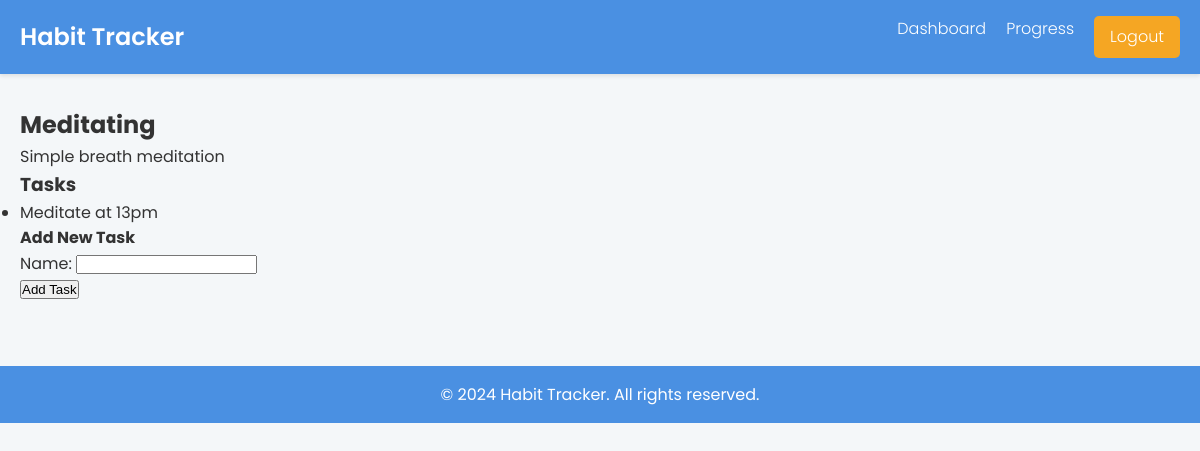
Page /habits/habit/2/ (signed in) on the committed database.
### habits/models.py (models this page shows, shortened)
class Habit(models.Model):
    user = models.ForeignKey(User, on_delete=models.CASCADE)
    name = models.CharField(max_length=100)
    description = models.TextField(blank=True)
    created_at = models.DateTimeField(auto_now_add=True)

class Task(models.Model):
    habit = models.ForeignKey(Habit, on_delete=models.CASCADE, related_name='tasks')
    name = models.CharField(max_length=100)
    completed = models.BooleanField(default=False)
    created_at = models.DateTimeField(auto_now_add=True)

### habits/views.py (the view)
# urls.py: path('habit/<int:habit_id>/', views.habit_detail, name='habit_detail'),
@login_required
def habit_detail(request, habit_id):
    habit = get_object_or_404(Habit, id=habit_id, user=request.user)
    tasks = Task.objects.filter(habit=habit)
    if request.method == 'POST':
        form = TaskForm(request.POST)
        if form.is_valid():
            task = form.save(commit=False)
            task.habit = habit
            task.save()
            messages.success(request, 'Task added successfully!')
            return redirect('habit_detail', habit_id=habit.id)
    else:
        form = TaskForm()
    return render(request, 'habits/habit_detail.html', {'habit': habit, 'tasks': tasks, 'form': form})

### habits/forms.py
class TaskForm(forms.ModelForm):
    class Meta:
        model = Task
        fields = ['name']

### templates/habits/habit_detail.html (shortened to what this page needs)
{% extends 'base.html' %}
{% block content %}
<h2>{{ habit.name }}</h2>
<p>{{ habit.description }}</p>
<h3>Tasks</h3>
<ul class="task-list">
    {% for task in tasks %}
        <li class="task-item {% if task.completed %}completed{% endif %}">
            {{ task.name }}
        </li>
    {% empty %}
        <li>No tasks yet.</li>
    {% endfor %}
</ul>
<h4>Add New Task</h4>
<form method="post">
    {{ form.as_p }}
    <button type="submit">Add Task</button>
</form>
{% endblock %}

### templates/base.html (style rules this page uses)
:root { --primary-color: #4a90e2; --secondary-color: #f5a623; --background-color: #f4f7f9; --text-color: #333; --light-text-color: #666; --white: #ffffff; --success-color: #28a745; --error-color: #dc3545; }
* { margin: 0; padding: 0; box-sizing: border-box; }
body { font-family: 'Poppins', Arial, sans-serif; line-height: 1.6; color: var(--text-color); background-color: var(--background-color); }

### rows in the picture
Habit: name "Meditating", description "Simple breath meditation"
Task: name "Meditate at 13pm"
